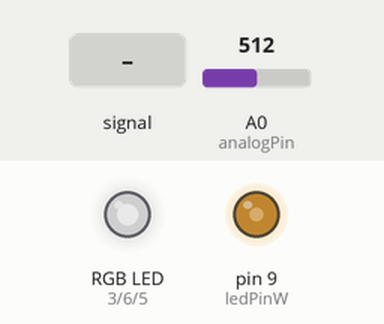
Recording of a sketch running on a simulated Arduino Uno, built with avr-gcc and run on an emulated ATmega328P. Shown: an RGB LED mixed from three pins (HIGH = lit), output pins drawn as LEDs (lit = HIGH). The inputs (shaded band) are chosen by the test bench; at power-on: A0 (analogPin) = 512. Dim RGB values are drawn brighter than linear; pins used as bus, display or sensor lines are not drawn; what the sketch prints to the serial monitor is not drawn.

Above: at 1.2 s.
1.3 s: A0 (analogPin) fed a 200 Hz sine of ±81 counts around its level
4.3 s: A0 (analogPin) set to 0
At 5.3 s:
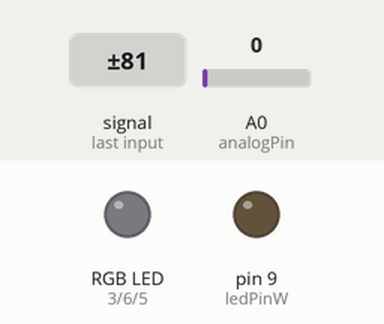
5.8 s: A0 (analogPin) set to 122
At 6.9 s:
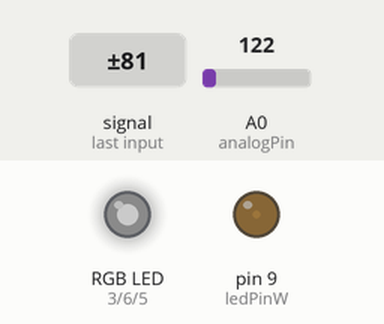
7.3 s: A0 (analogPin) set to 1023
At 8.1 s:
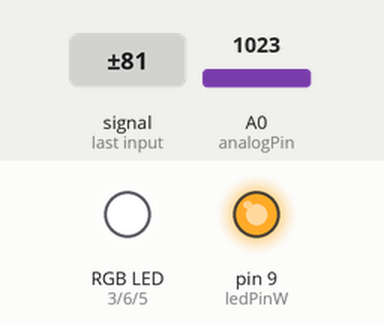
Timing chart, 0 to 9.8 s (numbered marks = the images above; inputs shaded):
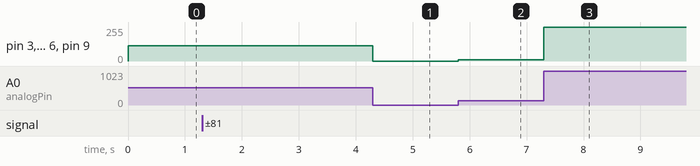

Measured:
- after the input at 4.3 s, pin 3 (ledPinR), pin 5 (ledPinB), pin 6 (ledPinG), pin 9 (ledPinW): 116/255 → 0/255 at once
- after the input at 5.8 s, pin 3 (ledPinR), pin 5 (ledPinB), pin 6 (ledPinG), pin 9 (ledPinW): 0/255 → 11/255 at once
- after the input at 7.3 s, pin 3 (ledPinR), pin 5 (ledPinB), pin 6 (ledPinG), pin 9 (ledPinW): 11/255 → 255/255 at once

The sketch:

RGB_Audio.ino
```cpp
int analogPin = A0; // MSGEQ7 OUT
int strobePin = A1; // MSGEQ7 STROBE
int resetPin = A2; // MSGEQ7 RESET
int spectrumValue[7];

// MSGEQ7 OUT pin produces values around 50-80
// when there is no input, so use this value to
// filter out a lot of the chaff.
int filterValue = 80;

// LED pins connected to the PWM pins on the Arduino

int ledPinR = 3;
int ledPinG = 6;
int ledPinB = 5;
int ledPinW = 9;

void setup()
{
  Serial.begin(115200);
  // Read from MSGEQ7 OUT
  pinMode(analogPin, INPUT);
  // Write to MSGEQ7 STROBE and RESET
  pinMode(strobePin, OUTPUT);
  pinMode(resetPin, OUTPUT);

  // Set analogPin's reference voltage
  analogReference(DEFAULT); // 5V

  // Set startup values for pins
  digitalWrite(resetPin, LOW);
  digitalWrite(strobePin, HIGH);
}

void loop()
{
  // Set reset pin low to enable strobe
  digitalWrite(resetPin, HIGH);
  digitalWrite(resetPin, LOW);

  // Get all 7 spectrum values from the MSGEQ7
  for (int i = 0; i < 7; i++)
  {
    digitalWrite(strobePin, LOW);
    delayMicroseconds(30); // Allow output to settle

    spectrumValue[i] = analogRead(analogPin);

    // Constrain any value above 1023 or below filterValue
    spectrumValue[i] = constrain(spectrumValue[i], filterValue, 1023);


    // Remap the value to a number between 0 and 255
    spectrumValue[i] = map(spectrumValue[i], filterValue, 1023, 0, 255);

    // Remove serial stuff after debugging
    Serial.print(spectrumValue[i]);
    Serial.print(" ");
    digitalWrite(strobePin, HIGH);
   }

   Serial.println();

   // Write the PWM values to the LEDs
   // I find that with three LEDs, these three spectrum values work the best
   analogWrite(ledPinR, spectrumValue[1]);
   analogWrite(ledPinG, spectrumValue[4]);
   analogWrite(ledPinB, spectrumValue[6]);
   analogWrite(ledPinW, spectrumValue[1]);
}
```
